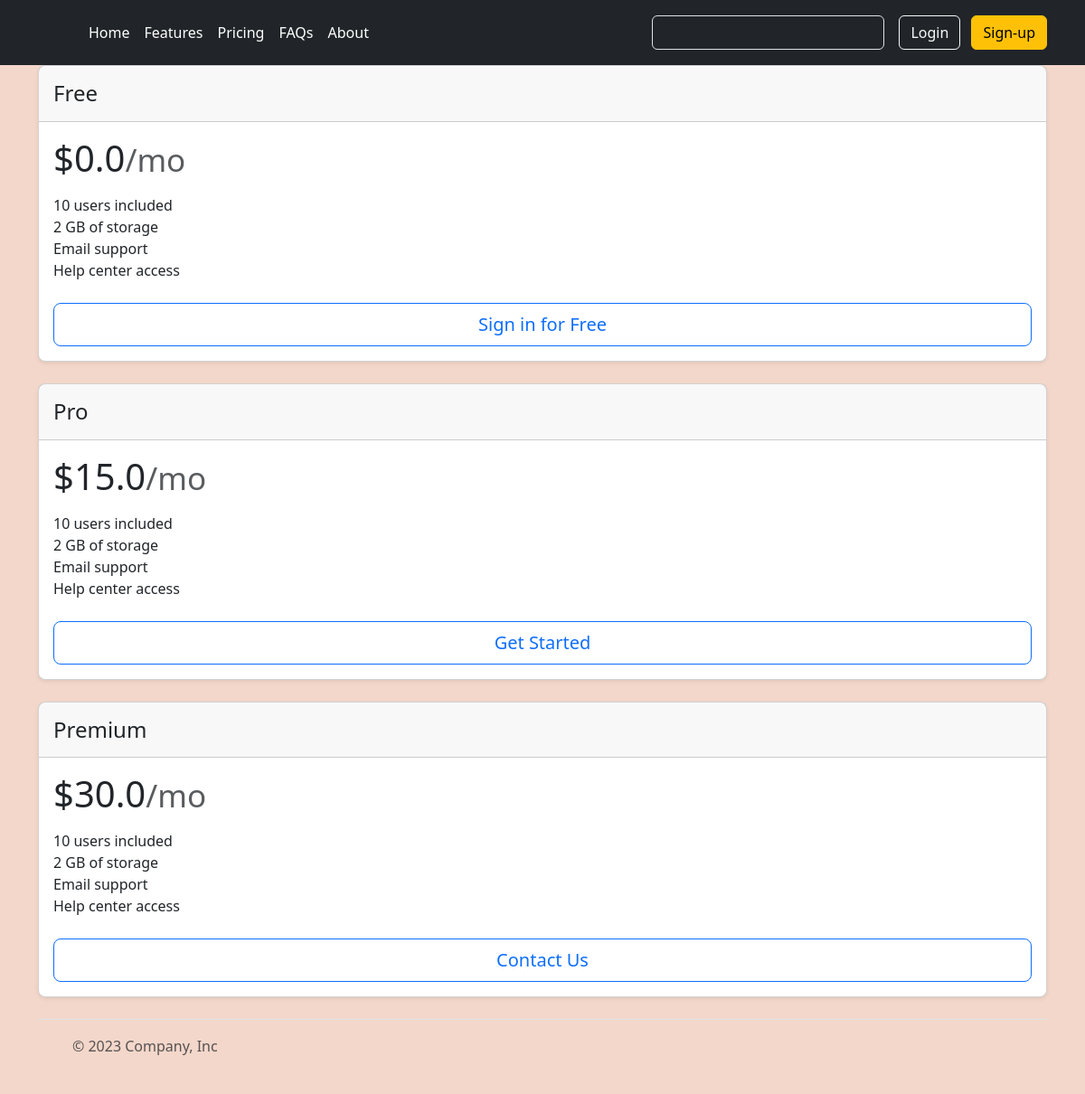
The page /pricing/ on the database its author committed.
### coffeeItems/models.py (models this page shows)
class Premium(models.Model):
  levels=models.CharField(max_length=50)
  cost=models.FloatField()
  value=models.CharField(max_length=30)

### coffeeItems/views.py (the view)
# urls.py: path('pricing/',Pricing),
def Pricing(request):
  premium=Premium.objects.all()
  return render(request,'Pricing.html',{'premium':premium})

### coffeeItems/templates/pricing.html
{%extends 'base.html'%}
{%block start%}
<div class="container" >
  {%for premium in premium%}
<div class="col"  >
  <div class="card mb-4 rounded-3 shadow-sm">
    <div class="card-header py-3">
      <h4 class="my-0 fw-normal">{{premium.levels}}</h4>
    </div>
    <div class="card-body">
      <h1 class="card-title pricing-card-title">${{premium.cost}}<small class="text-body-secondary fw-light">/mo</small></h1>
      <ul class="list-unstyled mt-3 mb-4">
        <li>10 users included</li>
        <li>2 GB of storage</li>
        <li>Email support</li>
        <li>Help center access</li>
      </ul>
      <button type="button" class="w-100 btn btn-lg btn-outline-primary">{{premium.value}}</button>
    </div>
  </div>
</div>
{%endfor%}
</div>
{%endblock%}

### rows shown on the page
Premium: levels "Free", cost "0.0", value "Sign in for Free"
Premium: levels "Pro", cost "15.0", value "Get Started"
Premium: levels "Premium", cost "30.0", value "Contact Us"
